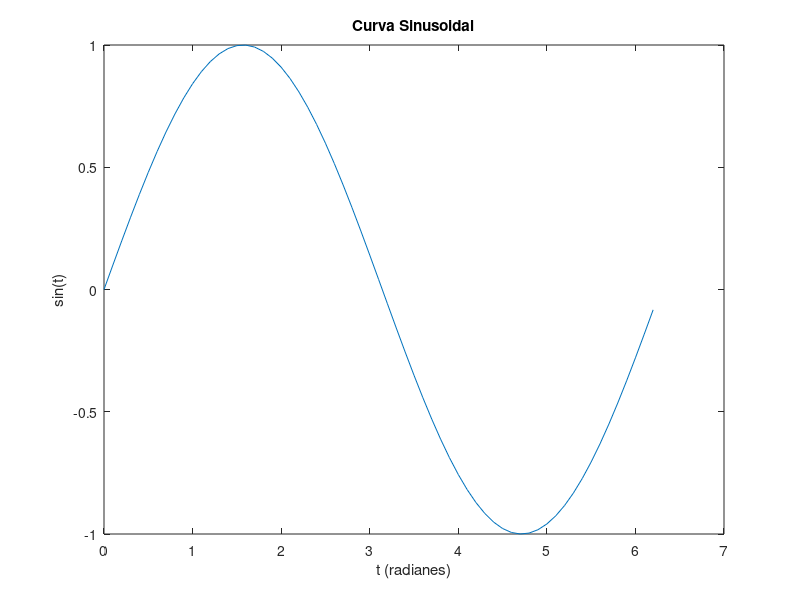
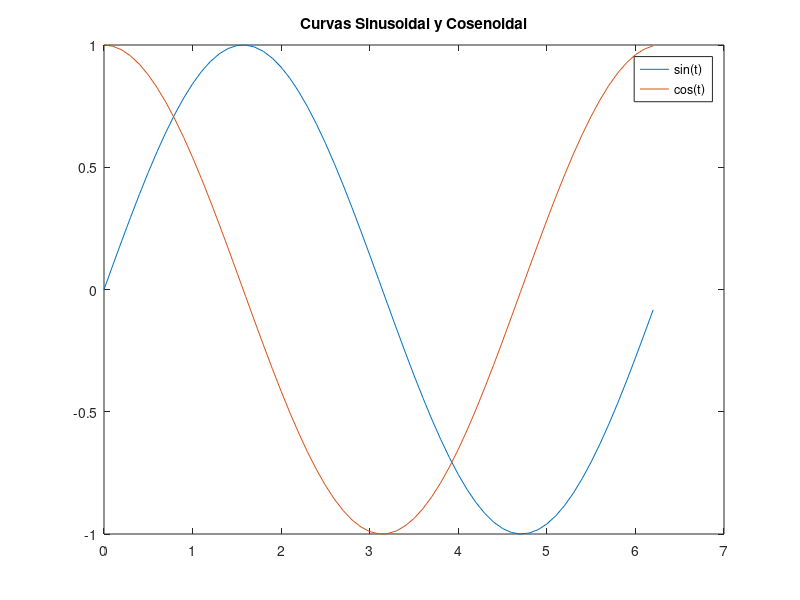

MATLAB code for these plots, in order:
t = 0:0.1:2*pi;
y_sin = sin(t);
figure; % Crea una nueva ventana de figura
plot(t, y_sin);
title('Curva Sinusoidal');
xlabel('t (radianes)');
ylabel('sin(t)');

y_cos = cos(t);
figure;
plot(t, y_sin, t, y_cos); % Grafica múltiples pares X,Y
title('Curvas Sinusoidal y Cosenoidal');
legend('sin(t)', 'cos(t)'); % Añade una leyenda